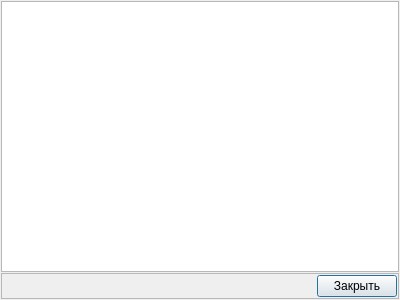
<?xml version="1.0" encoding="UTF-8"?>
<ui version="4.0">
 <class>DialogAbout</class>
 <widget class="QDialog" name="DialogAbout">
  <property name="geometry">
   <rect>
    <x>0</x>
    <y>0</y>
    <width>400</width>
    <height>300</height>
   </rect>
  </property>
  <property name="windowTitle">
   <string>О программе</string>
  </property>
  <property name="windowIcon">
   <iconset resource="../resources.qrc">
    <normaloff>:/icons/PPK.png</normaloff>:/icons/PPK.png</iconset>
  </property>
  <layout class="QVBoxLayout" name="verticalLayout">
   <property name="spacing">
    <number>1</number>
   </property>
   <property name="leftMargin">
    <number>1</number>
   </property>
   <property name="topMargin">
    <number>1</number>
   </property>
   <property name="rightMargin">
    <number>1</number>
   </property>
   <property name="bottomMargin">
    <number>1</number>
   </property>
   <item>
    <widget class="QTextBrowser" name="textBrowser"/>
   </item>
   <item>
    <widget class="QFrame" name="frame">
     <property name="frameShape">
      <enum>QFrame::StyledPanel</enum>
     </property>
     <property name="frameShadow">
      <enum>QFrame::Raised</enum>
     </property>
     <layout class="QHBoxLayout" name="horizontalLayout">
      <property name="spacing">
       <number>1</number>
      </property>
      <property name="leftMargin">
       <number>1</number>
      </property>
      <property name="topMargin">
       <number>1</number>
      </property>
      <property name="rightMargin">
       <number>1</number>
      </property>
      <property name="bottomMargin">
       <number>1</number>
      </property>
      <item>
       <spacer name="horizontalSpacer">
        <property name="orientation">
         <enum>Qt::Horizontal</enum>
        </property>
        <property name="sizeHint" stdset="0">
         <size>
          <width>40</width>
          <height>20</height>
         </size>
        </property>
       </spacer>
      </item>
      <item>
       <widget class="QPushButton" name="pushButtonClose">
        <property name="text">
         <string>Закрыть</string>
        </property>
       </widget>
      </item>
     </layout>
    </widget>
   </item>
  </layout>
 </widget>
 <resources>
  <include location="../resources.qrc"/>
 </resources>
 <connections>
  <connection>
   <sender>pushButtonClose</sender>
   <signal>clicked()</signal>
   <receiver>DialogAbout</receiver>
   <slot>accept()</slot>
   <hints>
    <hint type="sourcelabel">
     <x>356</x>
     <y>284</y>
    </hint>
    <hint type="destinationlabel">
     <x>199</x>
     <y>149</y>
    </hint>
   </hints>
  </connection>
 </connections>
</ui>
